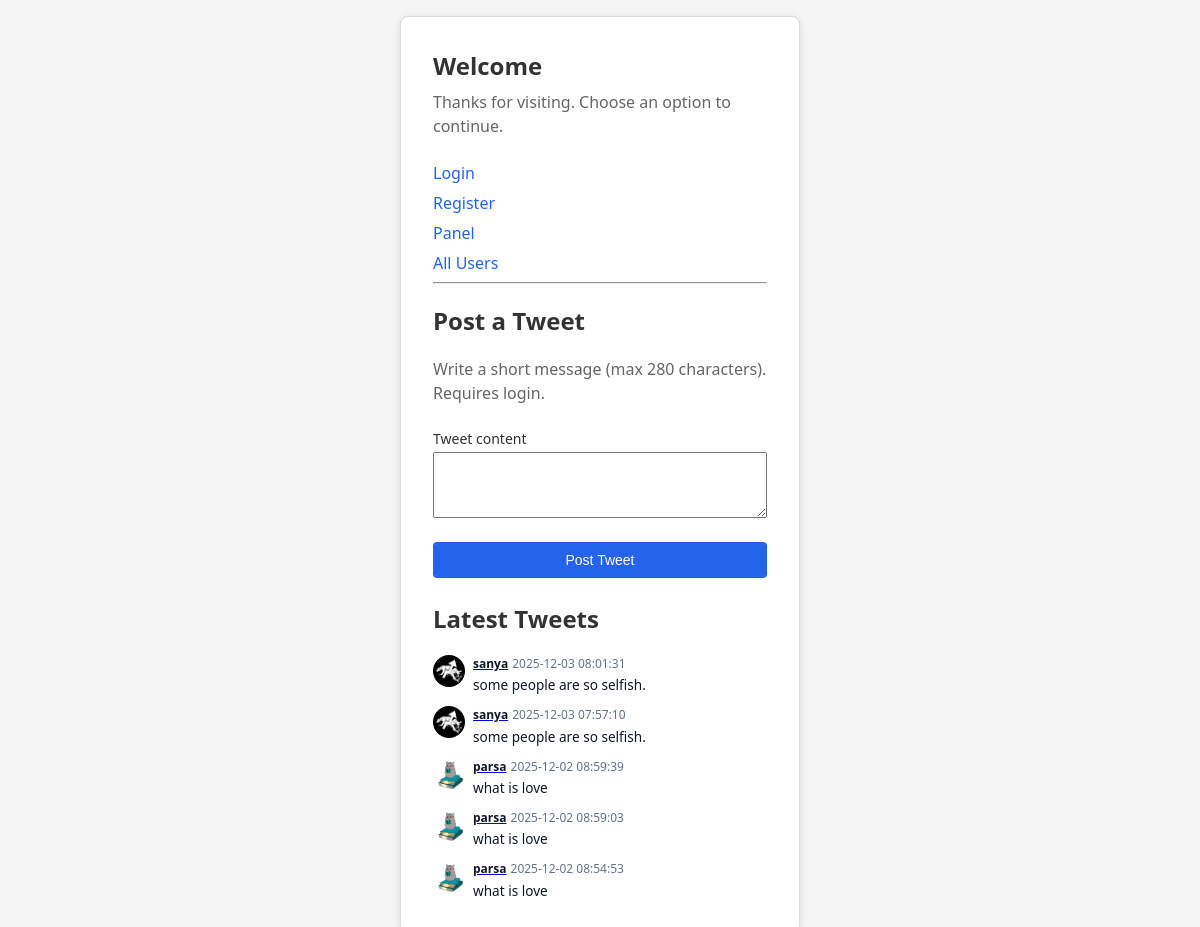
Before: / with the older database file.
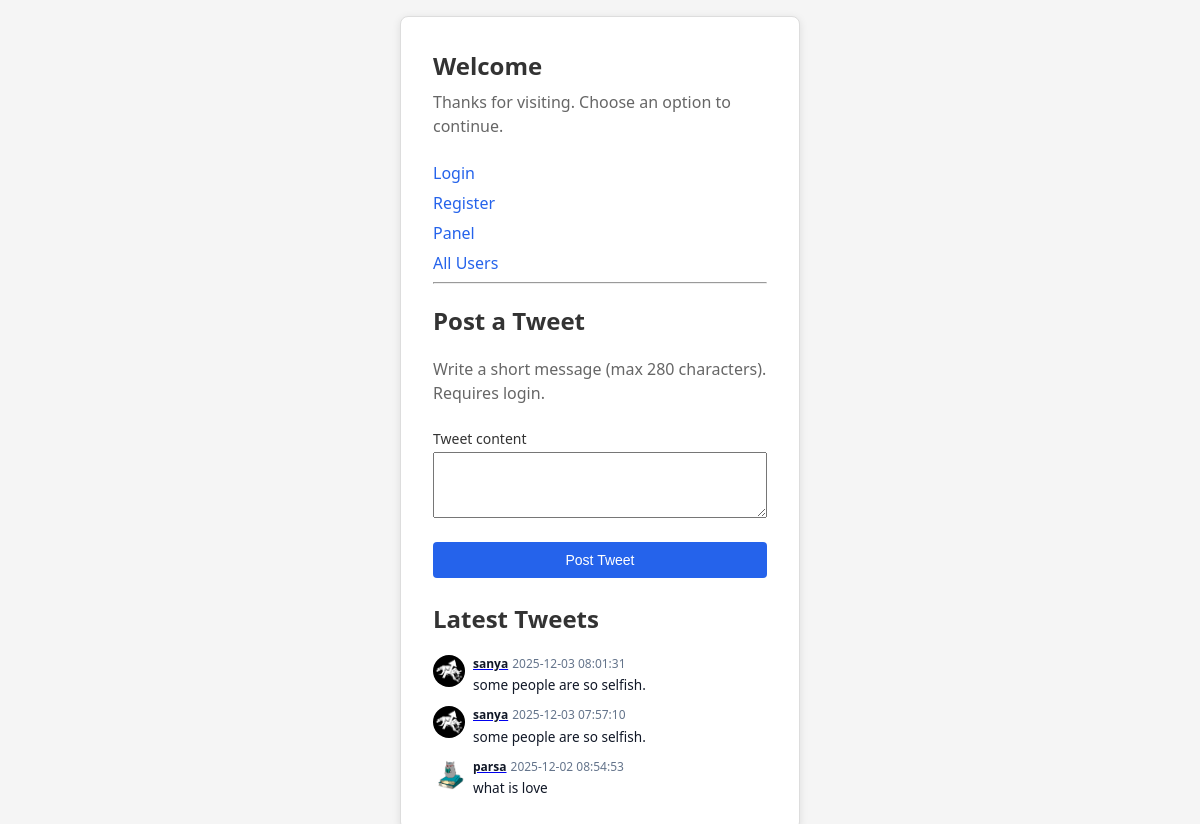
After: the same page with the newer database file.
### tables this page shows
CREATE TABLE `tweets` (
  `id` bigint unsigned NOT NULL AUTO_INCREMENT,
  `user_id` bigint unsigned NOT NULL,
  `content` varchar(280) NOT NULL,
  `created_at` datetime DEFAULT CURRENT_TIMESTAMP,
  PRIMARY KEY (`id`)
);

CREATE TABLE `users` (
  `id` int unsigned NOT NULL AUTO_INCREMENT,
  `name` varchar(100) NOT NULL,
  `username` varchar(50) NOT NULL,
  `email` varchar(100) NOT NULL,
  `password` varchar(255) NOT NULL,
  `created_at` datetime DEFAULT CURRENT_TIMESTAMP,
  `updated_at` datetime DEFAULT CURRENT_TIMESTAMP ON UPDATE CURRENT_TIMESTAMP,
  `reset_token` varchar(32) DEFAULT NULL,
  `profile_picture` varchar(255) NOT NULL DEFAULT 'default.png',
  `bio` text,
  PRIMARY KEY (`id`),
  UNIQUE KEY `username` (`username`),
  UNIQUE KEY `email` (`email`),
  UNIQUE KEY `reset_token` (`reset_token`)
);

### index.php (the view, shortened to what this page needs)
<?php
require_once 'mysql.php';
$tweetFetchError = '';
$allTweets = [];
$tweetsSql = "SELECT t.user_id, t.content, t.created_at, u.username,
u.profile_picture FROM tweets t LEFT JOIN users u ON t.user_id = u.id ORDER BY t.created_at DESC";
$tweetsResult = $conn->query($tweetsSql);
if ($tweetsResult) {
    while ($tweetRow = $tweetsResult->fetch_assoc()) {
        $allTweets[] = $tweetRow;
    }
} else {
    $tweetFetchError = 'Unable to load tweets right now.';
}
?>
<!DOCTYPE html>
<html lang="en">
<head>
    <link rel="stylesheet" href="statics/style.css" />
</head>
<body>
    <main class="card">
        <h1>Welcome</h1>
        <p>Thanks for visiting. Choose an option to continue.</p>
        <nav class="links">
            <a href="login.php">Login</a>
            <a href="register.php">Register</a>
            <a href="panel.php">Panel</a>
            <a href="all_users.php">All Users</a>
        </nav>
        <hr class="divider" />
        <section>
            <h2>Post a Tweet</h2>
            <p class="muted">Write a short message (max 280 characters). Requires login.</p>
            <form method="post" action="index.php" accept-charset="utf-8">
                <div class="field">
                    <label for="tweet_content">Tweet content</label>
                    <textarea id="tweet_content" name="tweet_content" rows="4" maxlength="280" required></textarea>
                </div>
                <div class="actions">
                    <button type="submit">Post Tweet</button>
                </div>
            </form>
        </section>
        <section class="tweet-feed">
            <h2>Latest Tweets</h2>
            <?php if (!empty($tweetFetchError)): ?>
                <p class="message message-error"><?php echo htmlspecialchars($tweetFetchError); ?></p>
            <?php elseif (empty($allTweets)): ?>
                <p class="muted">No tweets have been posted yet.</p>
            <?php else: ?>
                <ul class="tweet-list">
                    <?php foreach ($allTweets as $tweet): ?>
                        <li class="tweet-item">
                            <div class="tweet-avatar">
                                <?php
                                    $tweetProfile = $tweet['profile_picture'] ?? 'statics/default-avatar.svg';
                                    $sanitizedTweetProfile = basename($tweetProfile);
                                    $tweetRelativePath = 'uploads/' . $sanitizedTweetProfile;
                                ?>
                                <img src="<?php echo htmlspecialchars($tweetRelativePath); ?>" alt="Profile Picture">
                            </div>
                            <div class="tweet-content-wrap">
                                <p class="tweet-meta">
                                    <a href="profile.php?user_id=<?php echo htmlspecialchars($tweet['user_id']); ?>">
                                        <strong><?php echo htmlspecialchars($tweet['username'] ?? 'Unknown'); ?></strong>
                                    </a>
                                    <span><?php echo htmlspecialchars($tweet['created_at'] ?? ''); ?></span>
                                </p>
                                <p class="tweet-content">
                                    <?php echo nl2br(htmlspecialchars(urldecode($tweet['content']))); ?>
                                </p>
                            </div>
                        </li>
                    <?php endforeach; ?>
                </ul>
            <?php endif; ?>
        </section>
    </main>
</body>
</html>

### statics/style.css (style rules this page uses)
* { box-sizing: border-box; }
body { margin: 0; min-height: 100vh; font-family: system-ui, -apple-system, sans-serif; background: #f5f5f5; color: #333; display: flex; align-items: center; justify-content: center; padding: 1rem; }
.card { width: 100%; max-width: 400px; background: #fff; border: 1px solid #ddd; border-radius: 8px; padding: 2rem; box-shadow: 0 2px 8px rgba(0, 0, 0, 0.1); }
h1 { margin: 0 0 0.5rem; font-size: 1.5rem; font-weight: 600; }
p { margin: 0 0 1.5rem; color: #666; line-height: 1.5; }
.muted { color: #666; }
form { display: flex; flex-direction: column; gap: 1rem; }
.field { display: flex; flex-direction: column; gap: 0.25rem; }
label { font-size: 0.875rem; font-weight: 500; }
.actions { margin-top: 0.5rem; display: flex; flex-direction: column; gap: 0.75rem; }
button { width: 100%; padding: 0.625rem; background: #2563eb; color: #fff; border: none; border-radius: 4px; font-size: 0.875rem; font-weight: 500; cursor: pointer; }
.links { display: flex; flex-direction: column; gap: 0.5rem; }
.links a { color: #2563eb; text-decoration: none; font-weight: 500; }
:root { --panel-bg: linear-gradient(135deg, #eef2ff, #fef3c7); --panel-card-bg: #fff; --panel-border: rgba(15, 23, 42, 0.08); --panel-shadow: 0 25px 60px rgba(15, 23, 42, 0.12); --panel-radius: 18px; --panel-text: #0f172a; --panel-muted: #64748b; --panel-accent: #2563eb; --panel-accent-soft: rgba(37, 99, 235, 0.12); --panel-success: #0f9d58; }
.tweet-feed { margin-top: 1.5rem; }
.tweet-list { list-style: none; padding: 0; margin: 0.75rem 0 0; display: flex; flex-direction: column; gap: 0.75rem; }
.tweet-item { display: flex; align-items: flex-start; gap: 0.5rem; }
.tweet-avatar img { width: 32px; height: 32px; border-radius: 50%; object-fit: cover; flex-shrink: 0; }
.tweet-content-wrap { flex: 1; }
.tweet-meta { margin: 0; font-size: 0.75rem; color: #64748b; display: flex; gap: 0.25rem; align-items: baseline; }
.tweet-meta strong { color: #111827; }
.tweet-content { margin: 0.15rem 0 0; font-size: 0.85rem; color: #111827; line-height: 1.4; }

Changed rows visible on the page:
removed tweets: user.profile_picture (picture), user.username "parsa", created_at "2025-12-02 08:59:39", content "what is love"
removed tweets: user.profile_picture (picture), user.username "parsa", created_at "2025-12-02 08:59:03", content "what is love"
